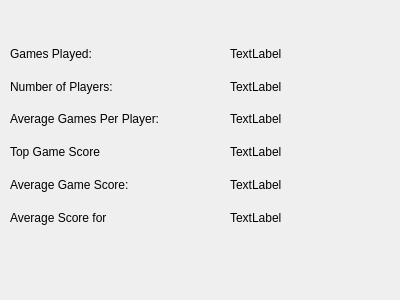
<?xml version="1.0" encoding="UTF-8"?>
<ui version="4.0">
 <class>GUIStatistics</class>
 <widget class="QWidget" name="GUIStatistics">
  <property name="geometry">
   <rect>
    <x>0</x>
    <y>0</y>
    <width>400</width>
    <height>300</height>
   </rect>
  </property>
  <property name="windowTitle">
   <string>Form</string>
  </property>
  <widget class="QWidget" name="">
   <property name="geometry">
    <rect>
     <x>10</x>
     <y>40</y>
     <width>201</width>
     <height>191</height>
    </rect>
   </property>
   <layout class="QVBoxLayout" name="verticalLayout">
    <item>
     <widget class="QLabel" name="label">
      <property name="text">
       <string>Games Played:</string>
      </property>
     </widget>
    </item>
    <item>
     <widget class="QLabel" name="label_2">
      <property name="text">
       <string>Number of Players:</string>
      </property>
     </widget>
    </item>
    <item>
     <widget class="QLabel" name="label_3">
      <property name="text">
       <string>Average Games Per Player:</string>
      </property>
     </widget>
    </item>
    <item>
     <widget class="QLabel" name="label_4">
      <property name="text">
       <string>Top Game Score</string>
      </property>
     </widget>
    </item>
    <item>
     <widget class="QLabel" name="label_5">
      <property name="text">
       <string>Average Game Score:</string>
      </property>
     </widget>
    </item>
    <item>
     <widget class="QLabel" name="changeTextLabel">
      <property name="text">
       <string>Average Score for </string>
      </property>
     </widget>
    </item>
   </layout>
  </widget>
  <widget class="QWidget" name="">
   <property name="geometry">
    <rect>
     <x>230</x>
     <y>40</y>
     <width>111</width>
     <height>191</height>
    </rect>
   </property>
   <layout class="QVBoxLayout" name="verticalLayout_2">
    <item>
     <widget class="QLabel" name="gamesPlayedLabel">
      <property name="text">
       <string>TextLabel</string>
      </property>
     </widget>
    </item>
    <item>
     <widget class="QLabel" name="playersLabel">
      <property name="text">
       <string>TextLabel</string>
      </property>
     </widget>
    </item>
    <item>
     <widget class="QLabel" name="avgGamesLabel">
      <property name="text">
       <string>TextLabel</string>
      </property>
     </widget>
    </item>
    <item>
     <widget class="QLabel" name="topScoreLabel">
      <property name="text">
       <string>TextLabel</string>
      </property>
     </widget>
    </item>
    <item>
     <widget class="QLabel" name="avgScoreLabel">
      <property name="text">
       <string>TextLabel</string>
      </property>
     </widget>
    </item>
    <item>
     <widget class="QLabel" name="playerScoreLabel">
      <property name="text">
       <string>TextLabel</string>
      </property>
     </widget>
    </item>
   </layout>
  </widget>
 </widget>
 <resources/>
 <connections/>
</ui>
